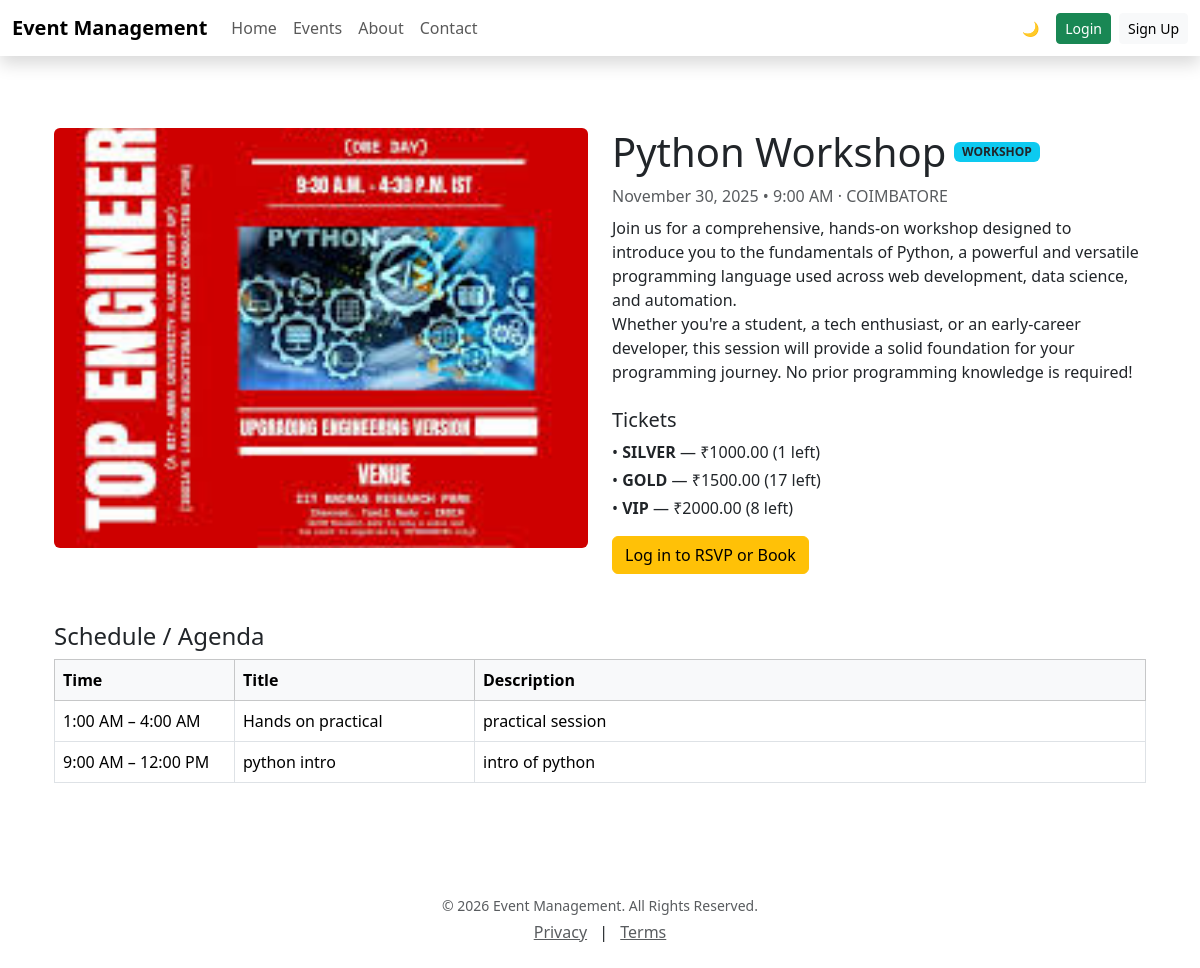
The app's page /event/9/ with its own data.
### myapp08/models.py (models this page shows, shortened)
class Event(models.Model):
    organizer = models.ForeignKey(settings.AUTH_USER_MODEL, on_delete=models.CASCADE)
    title      = models.CharField(max_length=200)
    description = models.TextField(blank=True)
    date       = models.DateField()
    time       = models.TimeField(null=True, blank=True)
    location   = models.CharField(max_length=255)
    image      = models.ImageField(upload_to="events/cover/", null=True, blank=True)
    category   = models.ForeignKey(EventCategory, on_delete=models.SET_NULL, null=True, blank=True)

class EventCategory(models.Model):
    name = models.CharField(max_length=60, unique=True)
    class Meta:
        verbose_name_plural = "Event categories"

class TicketTier(models.Model):
    event = models.ForeignKey(Event, on_delete=models.CASCADE, related_name="tiers")
    name  = models.CharField(max_length=50)
    price = models.DecimalField(max_digits=10, decimal_places=2, validators=[MinValueValidator(0)])
    capacity = models.PositiveIntegerField(default=0)
    sold     = models.PositiveIntegerField(default=0)
    class Meta:
        unique_together = ("event", "name")
        ordering = ["price"]
    @property
    def available(self):
        return max(self.capacity - self.sold, 0)

class EventSchedule(models.Model):
    event = models.ForeignKey(Event, on_delete=models.CASCADE, related_name="schedule_items")
    title = models.CharField(max_length=150)
    start_time = models.TimeField()
    end_time   = models.TimeField(null=True, blank=True)
    description = models.TextField(blank=True)
    class Meta:
        ordering = ["start_time"]

### myapp08/views.py (the view)
# urls.py: path('event/<int:pk>/', views.event_detail, name='event_detail'),
def event_detail(request, pk):
    event = get_object_or_404(Event, pk=pk)
    rsvp_status = None
    tiers = event.tiers.all().order_by('price')
    schedule_items = event.schedule_items.all()
    media = event.media.all()
    is_past = _event_is_past(event)
    if request.user.is_authenticated:
        rsvp = RSVP.objects.filter(user=request.user, event=event).first()
        if rsvp:
            rsvp_status = rsvp.status
    ctx = {
        'event': event,
        'rsvp_status': rsvp_status,
        'tiers': tiers,
        'schedule_items': schedule_items,
        'media_items': media,
        'is_past': is_past,
    }
    return render(request, 'event_detail.html', ctx)

### myapp08/views.py (called while the page is built)
def _event_is_past(event) -> bool:
    today = timezone.localdate()
    now_t = timezone.localtime().time()
    if event.date < today:
        return True
    if event.date == today and event.time and event.time < now_t:
        return True
    return False

### templates/event_detail.html (shortened to what this page needs)
{% extends 'base.html' %}
{% load static %}
{% block content %}
<div class="container my-5">
  <div class="row g-4">
    <div class="col-md-6">
      {% if event.image %}
        <img src="{{ event.image.url }}" class="img-fluid rounded w-100" alt="{{ event.title }}" style="max-height:420px;object-fit:cover;">
      {% endif %}
    </div>
    <div class="col-md-6">
      <div class="d-flex align-items-center gap-2 mb-2">
        <h1 class="mb-0">{{ event.title }}</h1>
        {% if event.category %}
          <span class="badge bg-info text-dark">{{ event.category.name }}</span>
        {% endif %}
      </div>
      <p class="text-muted mb-2">
        {{ event.date|date:"F j, Y" }}
        {% if event.time %} • {{ event.time|time:"g:i A" }}{% endif %}
        · {{ event.location }}
      </p>
      {% if event.description %}
        <p>{{ event.description|linebreaksbr }}</p>
      {% endif %}
      {% if tiers %}
        <h5 class="mt-4">Tickets</h5>
        <ul class="list-unstyled">
          {% for t in tiers %}
            <li class="mb-1">
              • <strong>{{ t.name }}</strong> — ₹{{ t.price }}
              {% if t.available > 0 %}
                ({{ t.available }} left)
              {% else %}
                <span class="text-danger">Sold out</span>
              {% endif %}
            </li>
          {% endfor %}
        </ul>
      {% else %}
        <p class="text-muted">No ticket tiers set for this event yet.</p>
      {% endif %}
      {% if user.is_authenticated %}
        <form method="post" action="{% url 'rsvp_event' event.pk %}" class="d-inline">
          {% csrf_token %}
          <select name="status" class="form-control d-inline w-auto">
            <option value="going" {% if rsvp_status == 'going' %}selected{% endif %}>Going</option>
            <option value="not_going" {% if rsvp_status == 'not_going' %}selected{% endif %}>Not Going</option>
          </select>
          <button type="submit" class="btn btn-primary ms-2">RSVP</button>
        </form>
        <a href="{% url 'book_event' event.pk %}" class="btn btn-success mt-2">Book / Buy Tickets</a>
      {% else %}
        <a href="{% url 'login' %}" class="btn btn-warning">Log in to RSVP or Book</a>
      {% endif %}
    </div>
  </div>
  {% if schedule_items %}
    <div class="mt-5">
      <h4>Schedule / Agenda</h4>
      <div class="table-responsive">
        <table class="table table-bordered align-middle">
          <thead class="table-light">
            <tr>
              <th style="width: 180px;">Time</th>
              <th style="width: 240px;">Title</th>
              <th>Description</th>
            </tr>
          </thead>
          <tbody>
            {% for s in schedule_items %}
              <tr>
                <td>
                  {% if s.start_time %}{{ s.start_time|time:"g:i A" }}{% endif %}
                  {% if s.end_time %} – {{ s.end_time|time:"g:i A" }}{% endif %}
                </td>
                <td>{{ s.title }}</td>
                <td>{{ s.description }}</td>
              </tr>
            {% endfor %}
          </tbody>
        </table>
      </div>
    </div>
  {% endif %}
</div>
{% endblock %}

### templates/base.html (style rules this page uses)
.page-bg-overlay { position: relative; z-index: 0; }

### records on screen
Event: image (picture), title "Python Workshop", category.name "WORKSHOP", date "November 30, 2025", time "9:00 AM", location "COIMBATORE", description "Join us for a comprehensive, hands-on workshop designed to introduce you to the fundamentals of Python, a powerful and versatile programming language used across web development, data science, and automation. Whether you're a student, a tech enthusiast, or an early-career developer, this session will provide a solid foundation for your programming journey. No prior programming knowledge is required!"
TicketTier: name "SILVER", price "1000.00", available "1"
TicketTier: name "GOLD", price "1500.00", available "17"
TicketTier: name "VIP", price "2000.00", available "8"
EventSchedule: start_time "1:00 AM", end_time "4:00 AM", title "Hands on practical", description "practical session"
EventSchedule: start_time "9:00 AM", end_time "12:00 PM", title "python intro", description "intro of python"
